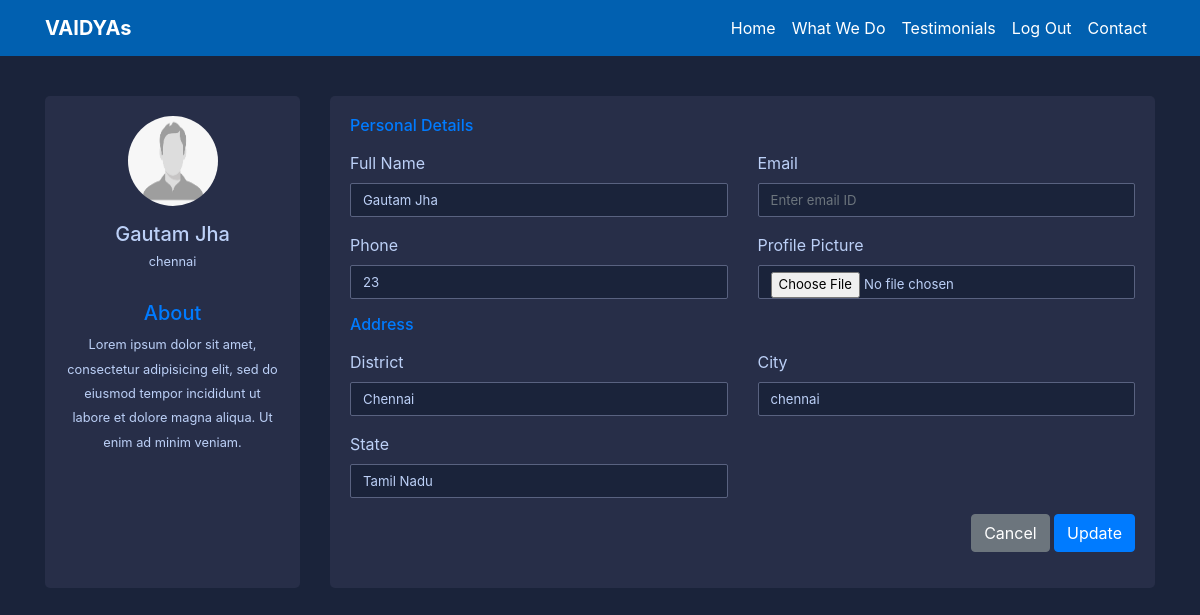
The app's page /patient_edit_profile/ (signed in) with its own data.
### mainapp/models.py (models this page shows)
class User(AbstractUser):
	is_patient= models.BooleanField(default=False)
	is_doctor= models.BooleanField(default=False)
	name=models.CharField(max_length=80)
	contact=models.IntegerField(default=90)
	city=models.CharField(max_length=30)
	district=models.CharField(max_length=30)
	state=models.CharField(max_length=30)
	pic = models.ImageField(upload_to = 'images/', default = './static/img/default.png', null=True)

### mainapp/views.py (the view, shortened to what this page needs)
# urls.py: path('patient_edit_profile/', patient_edit_profile, name='patient_edit_profile'),
@login_required(login_url='/login/')
def patient_edit_profile(request):
	User = get_user_model()
	user=User.objects.get(id=request.user.id)
	context={}
	return render(request,'mainapp/patient_edit_profile.html', context)

### mainapp/templates/mainapp/patient_edit_profile.html (shortened to what this page needs)
{% extends 'mainapp/base.html' %}
{% load static %}
{% block content %}
<link rel="stylesheet" type="text/css" href="{% static 'css/doctoreditprofile.css' %}">
<div class="container" style="margin-top:40px ">
<div class="row gutters">
	<div class="col-xl-3 col-lg-3 col-md-12 col-sm-12 col-12">
		<div class="card h-100">
			<div class="card-body">
				<div class="account-settings">
					<div class="user-profile">
						<div class="user-avatar">
							<img src="{{user.pic.url}}" alt="Maxwell Admin">
						</div>
						<h5 class="user-name">{{user.name}}</h5>
						<h6 class="user-email">{{user.city}}</h6>
					</div>
					<div class="about">
						<h5 class="mb-2 text-primary">About</h5>
						<p>Lorem ipsum dolor sit amet, consectetur adipisicing elit, sed do eiusmod
						tempor incididunt ut labore et dolore magna aliqua. Ut enim ad minim veniam.</p>
					</div>
				</div>
			</div>
		</div>
	</div>
	<div class="col-xl-9 col-lg-9 col-md-12 col-sm-12 col-12">
		<div class="card h-100">
			<div class="card-body">
				<form method="POST" action="/patient_edit_profile/" enctype="multipart/form-data">
				<div class="row gutters">
					<div class="col-xl-12 col-lg-12 col-md-12 col-sm-12 col-12">
						<h6 class="mb-3 text-primary">Personal Details</h6>
					</div>
					<div class="col-xl-6 col-lg-6 col-md-6 col-sm-6 col-12">
						<div class="form-group">
							<label for="fullName">Full Name</label>
							<input type="text" class="form-control" id="fullName" value="{{user.name}}" placeholder="Enter full name" name="fname">
						</div>
					</div>
					<div class="col-xl-6 col-lg-6 col-md-6 col-sm-6 col-12">
						<div class="form-group">
							<label for="eMail">Email</label>
							<input type="email" class="form-control" id="eMail" placeholder="Enter email ID" name="femail">
						</div>
					</div>
					<div class="col-xl-6 col-lg-6 col-md-6 col-sm-6 col-12">
						<div class="form-group">
							<label for="phone">Phone</label>
							<input type="text" class="form-control" id="phone" value="{{user.contact}}" placeholder="Enter phone number" name="fcontact">
						</div>
					</div>
					<div class="col-xl-6 col-lg-6 col-md-6 col-sm-6 col-12">
						<div class="form-group">
							<label for="image">Profile Picture</label>
							<input type="file" class="form-control"  id="image"  placeholder="Upload image" name="fpic" >
						</div>
					</div>
				</div>
				<div class="row gutters">
					<div class="col-xl-12 col-lg-12 col-md-12 col-sm-12 col-12">
						<h6 class="mb-3 text-primary">Address</h6>
					</div>
					<div class="col-xl-6 col-lg-6 col-md-6 col-sm-6 col-12">
						<div class="form-group">
							<label for="Street">District</label>
							<input type="name" class="form-control" id="Street" value="{{user.district}}" placeholder="Enter Street" name="fdistrict">
						</div>
					</div>
					<div class="col-xl-6 col-lg-6 col-md-6 col-sm-6 col-12">
						<div class="form-group">
							<label for="ciTy">City</label>
							<input type="name" class="form-control" id="ciTy" value="{{user.city}}" placeholder="Enter City" name="fcity">
						</div>
					</div>
					<div class="col-xl-6 col-lg-6 col-md-6 col-sm-6 col-12">
						<div class="form-group">
							<label for="sTate">State</label>
							<input type="text" class="form-control" id="sTate" value="{{user.state}}" placeholder="Enter State" name="fstate">
						</div>
					</div>
				</div>
				<div class="row gutters">
					<div class="col-xl-12 col-lg-12 col-md-12 col-sm-12 col-12">
						<div class="text-right">
							<a href="{% url 'login_redirect_view' %}">
							<button type="button" id="submit" name="submit" class="btn btn-secondary">Cancel</button>
							</a>
							<button type="submit" id="submit" name="submit" class="btn btn-primary">Update</button>
						</div>
					</div>
				</div>
			</form>
			</div>
		</div>
	</div>
</div>
</div>
{% endblock %}

### mainapp/static/css/tooplate-infinite-loop.css (style rules this page uses)
body { font-family: "Raleway", sans-serif; font-size: 1.2em; margin: 0; padding: 0; overflow-x: hidden; }
a { transition: all 0.3s ease; color: #38B; }
::placeholder { color: #B30341; color: white; opacity: 1; }
p { line-height: 1.9; }

### mainapp/static/css/doctoreditprofile.css (style rules this page uses)
body { color: #bcd0f7; background: #1A233A; }
.account-settings .user-profile { margin: 0 0 1rem 0; padding-bottom: 1rem; text-align: center; }
.account-settings .user-profile .user-avatar { margin: 0 0 1rem 0; }
.account-settings .user-profile .user-avatar img { width: 90px; height: 90px; -webkit-border-radius: 100px; -moz-border-radius: 100px; border-radius: 100px; }
.account-settings .user-profile h5.user-name { margin: 0 0 0.5rem 0; }
.account-settings .user-profile h6.user-email { margin: 0; font-size: 0.8rem; font-weight: 400; }
.account-settings .about { margin: 1rem 0 0 0; font-size: 0.8rem; text-align: center; }
.card { background: #272E48; -webkit-border-radius: 5px; -moz-border-radius: 5px; border-radius: 5px; border: 0; margin-bottom: 1rem; }
.form-control { border: 1px solid #596280; -webkit-border-radius: 2px; -moz-border-radius: 2px; border-radius: 2px; font-size: .825rem; background: #1A233A; color: #bcd0f7; }

### records on screen
User: pic (placeholder picture), name "Gautam Jha", city "chennai", fname "Gautam Jha", fcontact "23", fdistrict "Chennai", fcity "chennai", fstate "Tamil Nadu"
